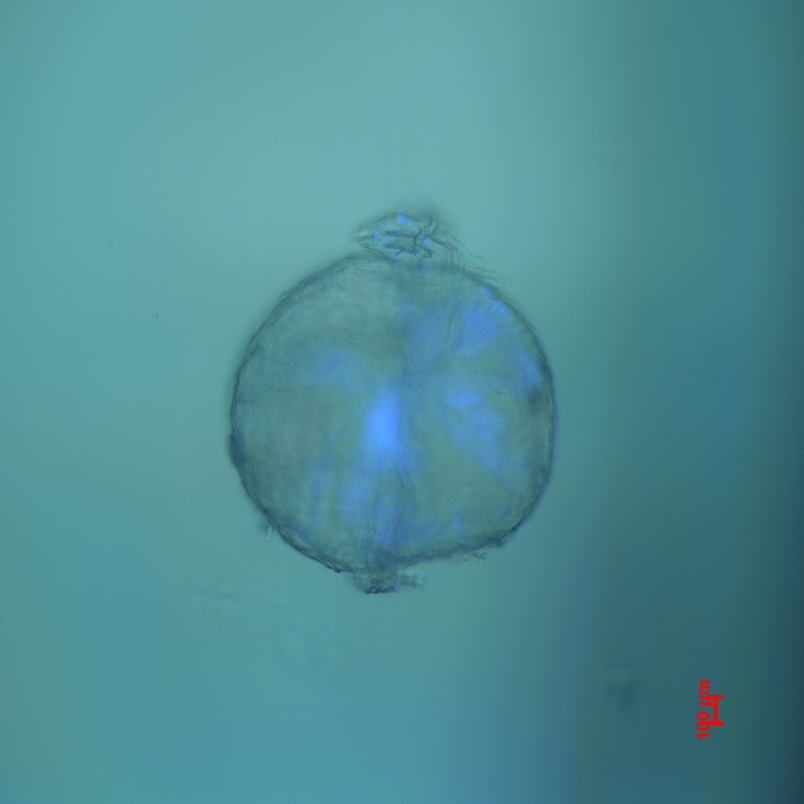
#> input picture dataset/M-DMMP- NaBF4-10-6M/M-DMMP- NaBF4-10-6M-1.jpg, 1608 x 1608 px (shown at 1/2 size); its folder holds only this picture in this run
$ python -i IRCS_cv_locator.py   (imports and definitions only)
#> lines starting #> are read from the running program, lines starting #| are printed output that depends on the picture; after the words box and inside, x2 and y2 are one past the last pixel; in counts of white or black regions, pixels touching at a corner belong together


def image_preprocessing(path_dir = './dataset', SUB_TRACK_OUTSIDE = True, g_blur_ksize = (5, 5), g_blur_sigmaX = 0,
                        find_circle_canny_lower_threshold = 5, find_circle_canny_upper_threshold = 15, second_zoom_in_factor = 40,
                        find_circle_no_circle_canny_lower = 20, find_circle_no_circle_canny_upper = 25,
                        find_radius_canny_lower_threshold = 5, find_radius_canny_upper_threshold = 15,
                        r_blur_ksize = (5, 5), r_blur_sigmaX = 0, r_canny_blur = (40, 40)):
#> called with path_dir = './dataset', SUB_TRACK_OUTSIDE = True, g_blur_ksize = (5, 5), g_blur_sigmaX = 0, find_circle_canny_lower_threshold = 5, find_circle_canny_upper_threshold = 15, second_zoom_in_factor = 40, find_circle_no_circle_canny_lower = 20
    import math
    import pathlib
    import cv2
    import numpy as np
    from matplotlib import pyplot as plt
    import os

    def find_circle_threshold_ver(image_path, TARGET_IMAGE_SIZE):
        # preprocess
        src = cv2.imread(image_path)
        # [13 lines of commented-out code are left out]
        no_background_img, img_with_bg_fill, circle_mask, bounding_rect = remove_background_and_find_radius(src)
        x, y, w, h = bounding_rect
        circle_diameter = max(w, h)
        print('circle diameter:', circle_diameter)

        gray = cv2.cvtColor(img_with_bg_fill, cv2.COLOR_BGR2GRAY)
        gaussian_blur = cv2.GaussianBlur(gray, g_blur_ksize, g_blur_sigmaX)
        canny = cv2.Canny(gaussian_blur, find_circle_canny_lower_threshold, find_circle_canny_upper_threshold)
        canny = cv2.bitwise_and(canny, canny, mask=circle_mask)

        # use bounding box to crop the image
        offset = min(100, x, y)
        offset = offset - 100
        if SUB_TRACK_OUTSIDE:
            # offset = offset - 190
            offset = offset - 100
        cropped_img = src[y - offset:y + circle_diameter + offset, x - offset:x + circle_diameter + offset]
        cropped_canny = canny[y - offset:y + circle_diameter + offset, x - offset:x + circle_diameter + offset]
        cropped_no_bg = no_background_img[y - offset:y + circle_diameter + offset, x - offset:x + circle_diameter + offset]
        cropped_no_bg_fill = img_with_bg_fill[y - offset:y + circle_diameter + offset, x - offset:x + circle_diameter + offset]
        if SUB_TRACK_OUTSIDE:
            # future zoom in for rgb_zoom output
            offset = offset - second_zoom_in_factor
        cropped_img_future = src[y - offset:y + circle_diameter + offset, x - offset:x + circle_diameter + offset]

        # resize the image
        resized_img = cv2.resize(cropped_img, TARGET_IMAGE_SIZE)
        resized_canny = cv2.resize(cropped_canny, TARGET_IMAGE_SIZE)
        resized_no_bg = cv2.resize(cropped_no_bg, TARGET_IMAGE_SIZE)
        resized_no_bg_fill = cv2.resize(cropped_no_bg_fill, TARGET_IMAGE_SIZE)
        resized_cropped_img_future = cv2.resize(cropped_img_future, TARGET_IMAGE_SIZE)

        # generate a fix size circle mask
        circle_mask = np.zeros((TARGET_IMAGE_SIZE[1], TARGET_IMAGE_SIZE[0]), dtype='uint8')
        circle_mask = cv2.circle(circle_mask, (TARGET_IMAGE_SIZE[0] // 2, TARGET_IMAGE_SIZE[1] // 2), TARGET_IMAGE_SIZE[0] // 2, (255, 255, 255), -1)
        no_bg_fix_circle_mask = cv2.bitwise_and(resized_img, resized_img, mask=circle_mask)
        no_bg_fix_circle_mask_canny = cv2.bitwise_and(resized_canny, resized_canny, mask=circle_mask)

        # obtain hist fig
        fig = get_histogram(resized_img)
        no_bg_fig = get_histogram(no_background_img)
        no_bg_bin_fig = get_histogram_bin(no_background_img)

        no_circle_detection_original_img = src.copy()
        no_circle_detection_original_canny_img = cv2.Canny(no_circle_detection_original_img, find_circle_no_circle_canny_lower, find_circle_no_circle_canny_upper)

        return resized_img, resized_canny, fig, resized_no_bg, no_bg_fig, no_bg_bin_fig, resized_no_bg_fill, no_circle_detection_original_img, \
            no_circle_detection_original_canny_img, no_bg_fix_circle_mask, no_bg_fix_circle_mask_canny, resized_cropped_img_future

    # [6 lines left out: function mouse_call_back, not called in this run]

    def remove_background_and_find_radius(img, fill_with_mean_color=False):
        # preprocess
        hh, ww = img.shape[:2]
        gray = cv2.cvtColor(img, cv2.COLOR_BGR2GRAY)
        gaussian_blur = cv2.GaussianBlur(gray, r_blur_ksize, r_blur_sigmaX)
        canny = cv2.Canny(gaussian_blur, find_radius_canny_lower_threshold, find_radius_canny_upper_threshold)
        blur = cv2.blur(canny, r_canny_blur)

        # get the (largest) contour
        contours = cv2.findContours(blur, cv2.RETR_EXTERNAL, cv2.CHAIN_APPROX_SIMPLE)
        contours = contours[0] if len(contours) == 2 else contours[1]
        big_contour = max(contours, key=cv2.contourArea)
        bounding_rect = cv2.boundingRect(big_contour)

        # generate the mask
        mask = np.zeros((hh, ww), dtype='uint8')
        cv2.drawContours(mask, [big_contour], 0, (255, 255, 255), cv2.FILLED)

        # ask user to click on circle center
        cv2.namedWindow('win', cv2.WINDOW_NORMAL)
        i = [0, 0, 0]
        cv2.setMouseCallback('win', mouse_call_back, i)
        # [8 lines of commented-out code are left out]
        cx = i[1]
        cy = i[2]
        radius = [math.sqrt((contour_point[0][0] - cx)**2 + (contour_point[0][1] - cy)**2) for contour_point in big_contour]
        mean_radius = np.mean(radius)
        std_radius = np.std(radius)

        # clean contour point based on gaussian distribution
        clean_contour = np.array([contour_point for contour_point in big_contour if math.sqrt((contour_point[0][0] - cx)**2 + (contour_point[0][1] - cy)**2) - mean_radius < std_radius])

        # create new mask based on clean contour
        clean_mask = np.zeros((hh, ww), dtype='uint8')
        cv2.drawContours(clean_mask, [clean_contour], 0, (255, 255, 255), cv2.FILLED)

        # recalculate the moments and radius
        M = cv2.moments(clean_mask)
        cx = int(M['m10'] / M['m00'])
        cy = int(M['m01'] / M['m00'])
        new_radius = [math.sqrt((contour_point[0][0] - cx) ** 2 + (contour_point[0][1] - cy) ** 2) for contour_point in clean_contour]
        new_mean_radius = np.mean(new_radius)
        new_std_radius = np.std(new_radius)

        # create circle mask
        circle_mask = np.zeros((hh, ww), dtype='uint8')
        circle_mask = cv2.circle(circle_mask, (cx, cy), int(new_mean_radius), (255, 255, 255), -1)
        # circle_mask_result = cv2.bitwise_and(img, img, mask=circle_mask)
        # cv2.imshow('circle_mask_result', circle_mask_result)
        # cv2.waitKey(0)

        mean_color = cv2.mean(img)
        result_with_bg_fill = cv2.bitwise_and(img, img, mask=circle_mask)
        result_with_bg_fill[np.where((result_with_bg_fill == [0, 0, 0]).all(axis=2))] = [mean_color[0], mean_color[1], mean_color[2]]

        result = cv2.bitwise_and(img, img, mask=circle_mask)
        # cv2.imshow('result', result)
        # cv2.waitKey()

        # get the (largest) contour
        contours = cv2.findContours(circle_mask, cv2.RETR_EXTERNAL, cv2.CHAIN_APPROX_SIMPLE)
        contours = contours[0] if len(contours) == 2 else contours[1]
        big_contour = max(contours, key=cv2.contourArea)
        bounding_rect = cv2.boundingRect(big_contour)

        #generate return mask
        circle_mask = np.zeros((hh, ww), dtype='uint8')
        circle_mask = cv2.circle(circle_mask, (cx, cy), int(new_mean_radius)-5, (255, 255, 255), -1)
        return result, result_with_bg_fill, circle_mask, bounding_rect


    def get_histogram(raw_img):
        # get the histogram of the image
        img = cv2.cvtColor(raw_img, cv2.COLOR_BGR2RGB)
        color = ('r', 'g', 'b')
        image_hist_vector = np.array([])
        fig, ax = plt.subplots(figsize=(10, 5))
        for i, col in enumerate(color):
            histr = cv2.calcHist([img], [i], None, [256], [1, 256])
            image_hist_vector = np.append(image_hist_vector, histr)
            ax.plot(histr, color=col)
            ax.set_xlim([1, 256])
        return ax

    def get_histogram_bin(raw_img):
        # get the histogram of the image
        HIST_BINS = 8
        img = cv2.cvtColor(raw_img, cv2.COLOR_BGR2RGB)
        color = ('r', 'g', 'b')
        image_hist_vector = np.array([])
        fig, ax = plt.subplots(figsize=(10, 5))
        for i, col in enumerate(color):
            np_his, _ = np.histogram(img[:, :, i], bins=HIST_BINS, range=(1, 255))
            image_hist_vector = np.append(image_hist_vector, np_his)
            ax.plot(np_his, color=col)
            ax.set_xlim([0, HIST_BINS-1])
        return ax


    print('cv_locator start')
    TARGET_IMAGE_SIZE = (1000, 1000)
    data_dir = pathlib.Path(path_dir)
    image_count = len(list(data_dir.glob('*/*.jpg')))
    print(str(image_count) + 'images found')
    for output_path in ['./output/rgb', './output/rgb_no_circle_det', './output/canny', './output/canny_no_circle_det',
                 './output/no_bg', './output/no_bg_fill', './output/no_bg_fix_circle_mask',
                 './output/no_bg_fix_circle_mask_canny', './output/rgb_zoom', './output/hist', './output/no_bg_hist', './output/no_bg_bin_hist']:
        os.makedirs(output_path, exist_ok=True)
    for path in data_dir.glob('*/*.jpg'):
        print('processing ' + str(path))
        img = cv2.imread(str(path))
#> img is the input picture: shape (1608, 1608, 3); mean B, G, R 150.1, 141.5, 78.9
        image_name = path.name
        # if image_name == 'M-DMMP-DMMP-10-3M-1.jpg':
        #     print('Bad Image Detected, wont process')
        #     continue
        if img.shape[0] < 500:
            continue
        resized_img, bounding_rect, ax, no_background_img, no_bg_ax, no_bg_bin_ax, img_with_bg_fill, \
        no_circle_detection_original_img, no_circle_detection_original_canny_img, no_bg_fix_circle_mask, \
        no_bg_fix_circle_mask_canny, resized_cropped_img_future = find_circle_threshold_ver(str(path), TARGET_IMAGE_SIZE)
#> in remove_background_and_find_radius, `contours = cv2.findContours(blur, cv2.RETR_EXTERNAL, cv2.CHAIN_APPROX_..`: contours = 9 contours; largest, box (x1, y1, x2, y2) and area: (420, 383, 1138, 1211) 436210, (1373, 1341, 1468, 1499) 12306, (1237, 1338, 1295, 1383) 2442, (196, 463, 242, 510) 2046, (291, 608, 337, 654) 2003
#> in remove_background_and_find_radius, `big_contour = max(contours, key=cv2.contourArea)`: big_contour = contour of 829 points, box (x1, y1, x2, y2) (420, 383, 1138, 1211), area 436210
#> in remove_background_and_find_radius, `bounding_rect = cv2.boundingRect(big_contour)`: bounding_rect = (420, 383, 718, 828)
#> in remove_background_and_find_radius, `cv2.drawContours(mask, [big_contour], 0, (255, 255, 255), cv2.FILLED)`:
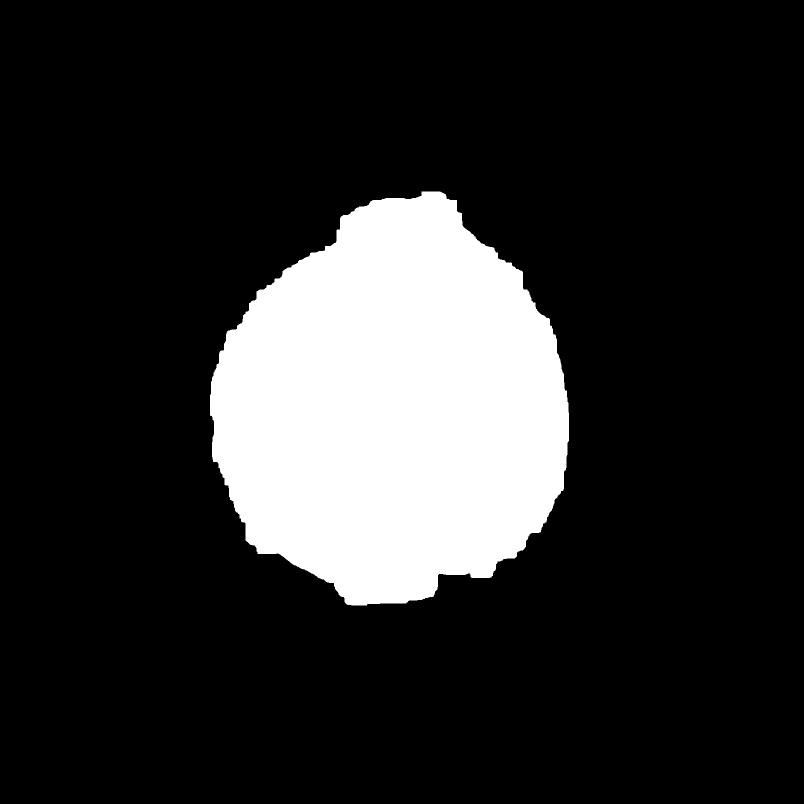
#> mask: shape (1608, 1608) (shown at 1/2 size); 16.9% white; 1 white region, box (x1, y1, x2, y2) and area: (420, 383, 1138, 1211) 437489
#> in remove_background_and_find_radius, `radius = [math.sqrt((contour_point[0][0] - cx)**2 + (contour_point[0][..`: radius = 829 values, max 1518 at index 523, min 776.5 at index 160, mean 1140.3
#> in remove_background_and_find_radius, `mean_radius = np.mean(radius)`: mean_radius = 1140.3
#> in remove_background_and_find_radius, `std_radius = np.std(radius)`: std_radius = 258.3
#> in remove_background_and_find_radius, `clean_contour = np.array([contour_point for contour_point in big_conto..`: clean_contour = contour of 643 points, box (x1, y1, x2, y2) (420, 383, 1137, 1210), area 377830
#> in remove_background_and_find_radius, `M = cv2.moments(clean_mask)`: M = moments, m00 96633525, centre m10/m00, m01/m00 = (757.1, 779.4)
#> in remove_background_and_find_radius, `cx = int(M['m10'] / M['m00'])`: cx = 757
#> in remove_background_and_find_radius, `cy = int(M['m01'] / M['m00'])`: cy = 779
#> in remove_background_and_find_radius, `new_radius = [math.sqrt((contour_point[0][0] - cx) ** 2 + (contour_poi..`: new_radius = 643 values, max 434.4 at index 435, min 297.6 at index 134, mean 356.5
#> in remove_background_and_find_radius, `new_mean_radius = np.mean(new_radius)`: new_mean_radius = 356.5
#> in remove_background_and_find_radius, `new_std_radius = np.std(new_radius)`: new_std_radius = 34.34
#> in remove_background_and_find_radius, `mean_color = cv2.mean(img)`: mean_color = (150.1, 141.5, 78.86, 0)
#> in remove_background_and_find_radius, `result_with_bg_fill[np.where((result_with_bg_fill == [0, 0, 0]).all(ax..`:
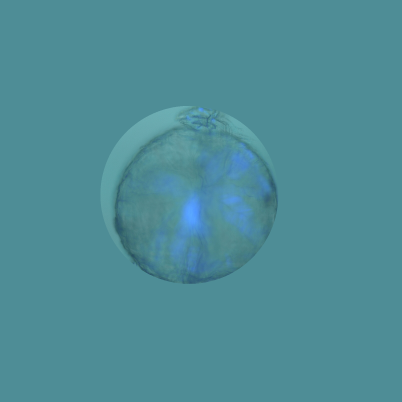
#> result_with_bg_fill: shape (1608, 1608, 3) (shown at 1/4 size); mean B, G, R 150.7, 140.7, 78.2
#> in remove_background_and_find_radius, `contours = cv2.findContours(circle_mask, cv2.RETR_EXTERNAL, cv2.CHAIN_..`: contours = 1 contour; box (x1, y1, x2, y2) and area: (401, 423, 1114, 1136) 397118
#> in remove_background_and_find_radius, `big_contour = max(contours, key=cv2.contourArea)`: big_contour = contour of 1012 points, box (x1, y1, x2, y2) (401, 423, 1114, 1136), area 397118
#> in remove_background_and_find_radius, `bounding_rect = cv2.boundingRect(big_contour)`: bounding_rect = (401, 423, 713, 713)
#> in find_circle_threshold_ver, `x, y, w, h = bounding_rect`: x = 401; y = 423; w = 713
#| circle diameter: 713
#> in find_circle_threshold_ver, `gray = cv2.cvtColor(img_with_bg_fill, cv2.COLOR_BGR2GRAY)`:
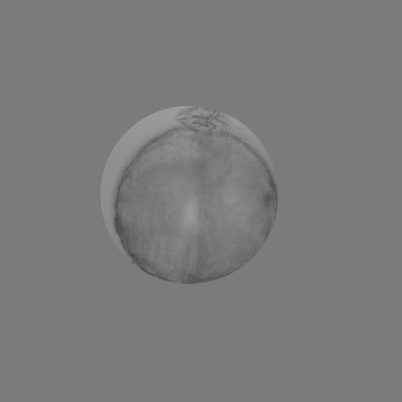
#> gray: shape (1608, 1608) (shown at 1/4 size); min 67, max 163, mean 123
#> in find_circle_threshold_ver, `canny = cv2.bitwise_and(canny, canny, mask=circle_mask)`:
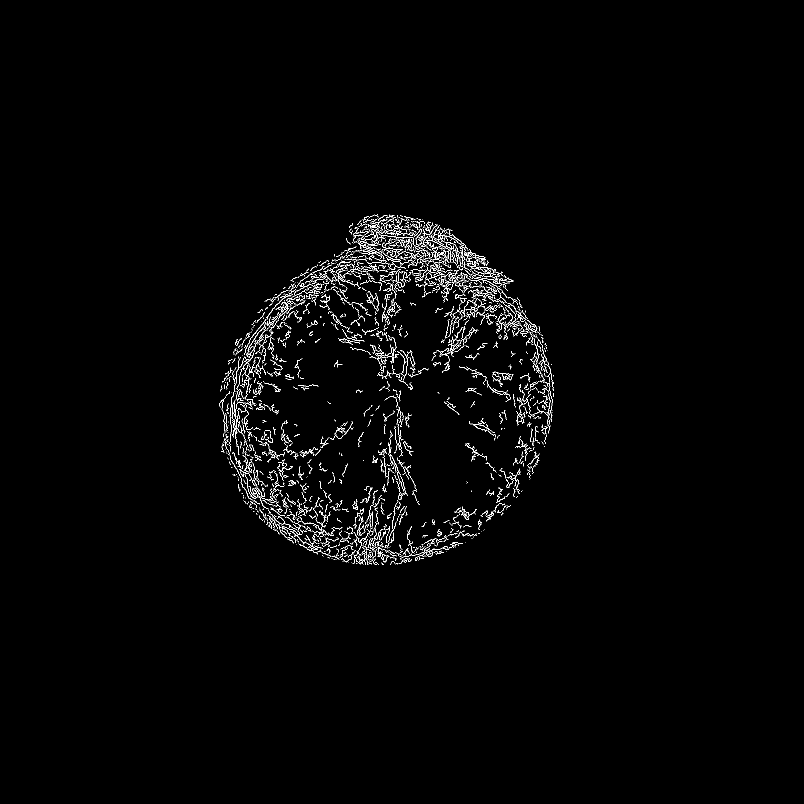
#> canny: shape (1608, 1608) (shown at 1/2 size); 1.3% white in thin lines or dots, all inside (x1, y1, x2, y2) = (438, 429, 1108, 1130)
#> in find_circle_threshold_ver, `offset = min(100, x, y)`: offset = 100
#> in find_circle_threshold_ver, `offset = offset - 100`: offset = 0
#> in find_circle_threshold_ver, `offset = offset - 100`: offset = -100
#> in find_circle_threshold_ver, `cropped_canny = canny[y - offset:y + circle_diameter + offset, x - off..`:
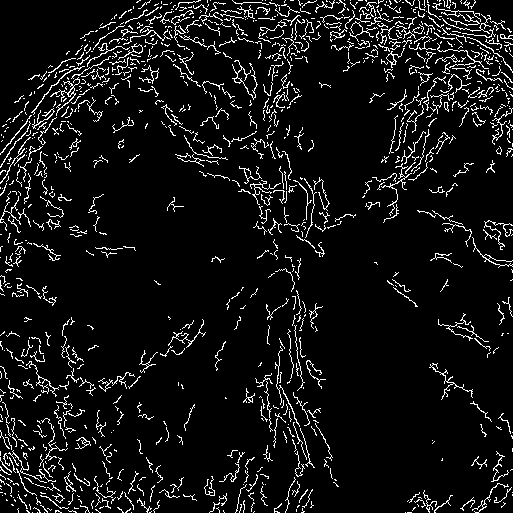
#> cropped_canny: shape (513, 513); 7.4% white in thin lines or dots
#> in find_circle_threshold_ver, `offset = offset - second_zoom_in_factor`: offset = -140
#> in find_circle_threshold_ver, `no_bg_fix_circle_mask_canny = cv2.bitwise_and(resized_canny, resized_c..`:
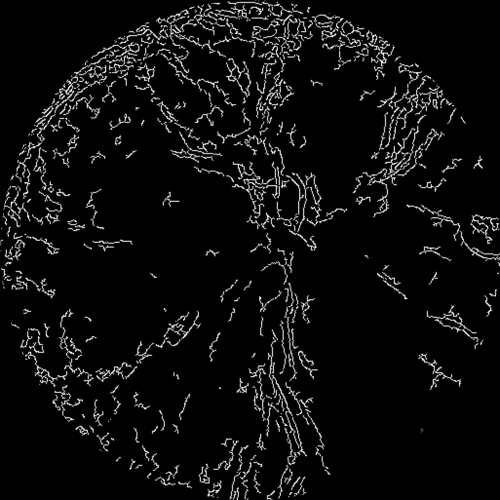
#> no_bg_fix_circle_mask_canny: shape (1000, 1000) (shown at 1/2 size); min 0, max 255, mean 12.8
#> after the loop in get_histogram, `for i, col in enumerate(color):`: image_hist_vector = 768 values, max 64711 at index 79, min 0 at index 0, mean 3906.2
#> the loop in get_histogram_bin, `for i, col in enumerate(color):` made 3 passes
#> np_his on passes 2 to 3: [0, 0, 2635, 63921, 292403, 39166, 0, 0], [0, 0, 88, 29416, 221289, 128002, 13560, 5770]
#> after the loop in get_histogram_bin, `for i, col in enumerate(color):`: image_hist_vector = 24 values, max 336566 at index 2, min 0 at index 0, mean 49765.6
        # [10 lines of commented-out code are left out]
        cv2.imwrite('./output/rgb/{0}'.format(image_name), resized_img)
        cv2.imwrite('./output/rgb_no_circle_det/{0}'.format(image_name), no_circle_detection_original_img)
        cv2.imwrite('./output/canny/{0}'.format(image_name), bounding_rect)
        cv2.imwrite('./output/canny_no_circle_det/{0}'.format(image_name), no_circle_detection_original_canny_img)
        cv2.imwrite('./output/no_bg/{0}'.format(image_name), no_background_img)
        cv2.imwrite('./output/no_bg_fill/{0}'.format(image_name), img_with_bg_fill)
        cv2.imwrite('./output/no_bg_fix_circle_mask/{0}'.format(image_name), no_bg_fix_circle_mask)
        cv2.imwrite('./output/no_bg_fix_circle_mask_canny/{0}'.format(image_name), no_bg_fix_circle_mask_canny)
        cv2.imwrite('./output/rgb_zoom/{0}'.format(image_name),resized_cropped_img_future)
        ax.figure.savefig('./output/hist/{0}'.format(image_name))
        no_bg_ax.figure.savefig('./output/no_bg_hist/{0}'.format(image_name))
        no_bg_bin_ax.figure.savefig('./output/no_bg_bin_hist/{0}'.format(image_name))
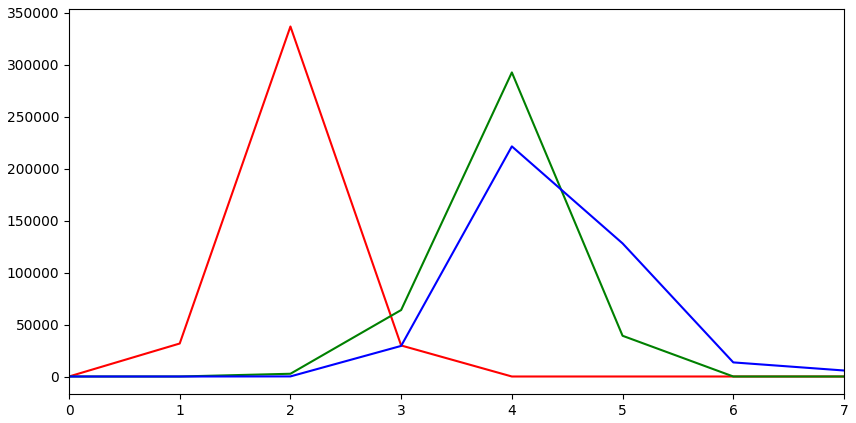
#> figure drawn by matplotlib, 1 panel

    # [14 lines of commented-out code are left out]

>>> result = image_preprocessing()
